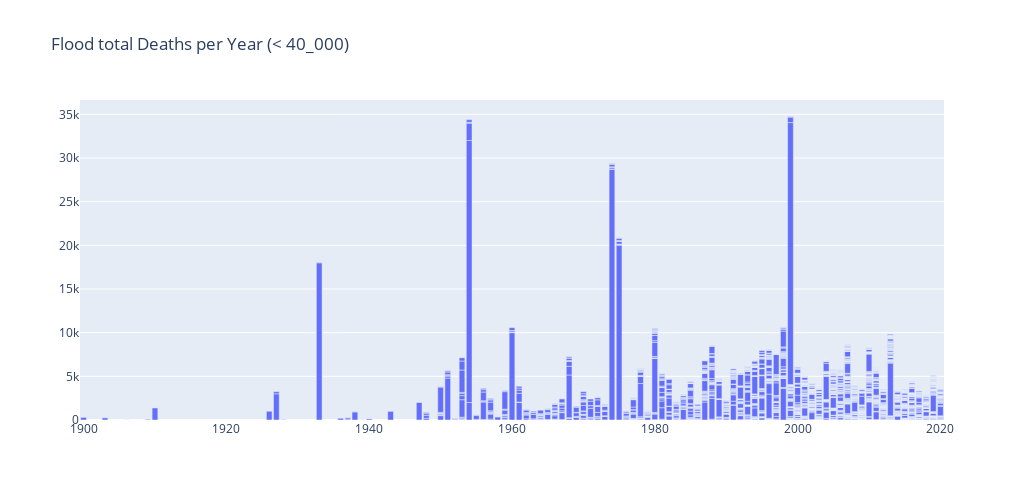

The notebook cell this image was saved under:
### Code cell
fig = go.Figure(
    data=[go.Bar(x=df_low_deaths["Year"], y=df_low_deaths["Total Deaths"])],
    layout_title_text="Flood total Deaths per Year (< 40_000)",
)
fig.update_layout(autosize=True, width=1024, height=500)  # For interactive plot
fig.show(renderer="svg")  # Static plot for GitHub

### Figure 1 — Plotly figure (JSON) as saved in the notebook; plotly's stock layout.template omitted (floating-point values rounded to 4 significant figures; data arrays with more than 128 entries replaced by an {"elided": "..."} marker saying what was removed)
{"data": [{"type": "bar", "x": {"elided": "3847 int values"}, "y": {"elided": "3847 int values"}}], "layout": {"autosize": true, "height": 500, "title": {"text": "Flood total Deaths per Year (< 40_000)"}, "width": 1024, "xaxis": {"autorange": true, "range": [1900.0, 2020.0], "type": "linear"}, "yaxis": {"autorange": true, "range": [0, 36640.0], "type": "linear"}}}
